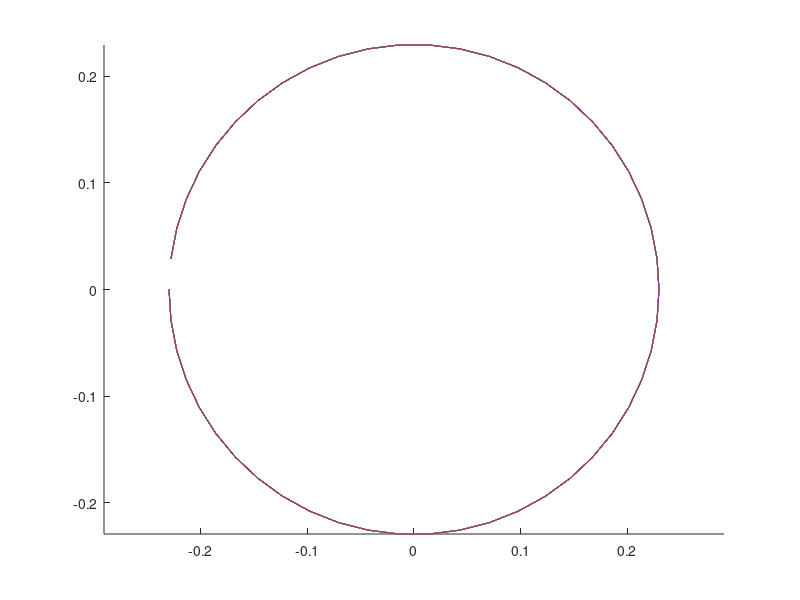

The MATLAB script that drew this image: (Note: this script raises an error after producing the figure.)
clc; clear; close all;
%%
neq=2; mu=-0.05; b=-1; omega=1;

% sub
% mu=-0.1;
p = [-1 0 1 0 mu 0];
r = roots(p);
r2=r(3);
r1=r(5);
r=r2
om=1;
% b=1;
omEff=om+b*r^2;
f=omEff/2/pi;
T=1/f;
%
np=50;
dt=T/np;
g=zeros(2*np+1,1);
J=zeros(2*np+1);
% J2=zeros(2*np);
u=zeros(2*np+1,1)+T;
% r=sqrt(-mu)
% r=0.05

x=r*cos(linspace(0,2*pi,np+1)); %x=x+rand(1,length(x)).*x*0.1;
y=r*sin(linspace(0,2*pi,np+1)); %y=y+rand(1,length(y)).*y*0.1;
u(1:2:end-1)=x(1:end-1); u(2:2:end-1)=y(1:end-1);
% plot(x,y); axis equal;

uM=[];
uM=[uM,u];
%
% calc J and g
 for i=1:8
    for ip=1:np-1
    x=u(ip*2-1); y=u(ip*2); r=sqrt(x^2+y^2);
    xNext=u(mod(ip*2-1+neq-1,neq*np)+1); yNext=u(mod(ip*2+neq-1,neq*np)+1);
    xPrev=u(mod(ip*2-1-neq-1,neq*np)+1); yPrev=u(mod(ip*2-neq-1,neq*np)+1);
    T=u(2*np+1); dt=T/np; ds=1/np;
%     T=T; dt=T/np; ds=1/np;
    g(ip*2-1)=T*((mu+r^2-r^4)*x-y*(omega+b*r^2))+(xPrev-xNext)/ds/2;
    g(ip*2)=T*((mu+r^2-r^4)*y+x*(omega+b*r^2))+(yPrev-yNext)/ds/2;
    
    J(ip*2-1,ip*2-1)=T*((mu+r^2-r^4)+x*(2*x-2*r^2*2*x)-y*b*2*x);
    J(ip*2-1,ip*2)=T*(x*(2*y-2*r^2*2*y)-(omega+b*r^2)-y*(2*b*y));
    J(ip*2-1,mod(ip*2-1+neq-1,neq*np)+1)=-1/ds/2;
    J(ip*2-1,mod(ip*2-1-neq-1,neq*np)+1)=1/ds/2;
  
    J(ip*2,ip*2-1)=T*(y*(2*x-2*r^2*2*x)+(omega+b*r^2)+x*(2*b*x));
    J(ip*2,ip*2)=T*((mu+r^2-r^4)+y*(2*y-2*r^2*2*y)+x*b*2*y);
    J(ip*2,mod(ip*2+neq-1,neq*np)+1)=-1/ds/2;
    J(ip*2,mod(ip*2-neq-1,neq*np)+1)=1/ds/2;

    %last column
    J(ip*2-1,end)=((mu+r^2-r^4)*x-y*(omega+b*r^2));
    J(ip*2,end)=((mu+r^2-r^4)*y+x*(omega+b*r^2));
  
    end

    ip=np;
    x=u(ip*2-1); y=u(ip*2); r=sqrt(x^2+y^2);
    xNext=u(mod(ip*2-1+neq-1,neq*np)+1); yNext=u(mod(ip*2+neq-1,neq*np)+1);
    xNextNext=u(mod(ip*2-1+neq+neq-1,neq*np)+1); yNext=u(mod(ip*2+neq-1,neq*np)+1);
    xPrev=u(mod(ip*2-1-neq-1,neq*np)+1); yPrev=u(mod(ip*2-neq-1,neq*np)+1);
    T=u(2*np+1); dt=T/np; ds=1/np;
%     T=T; dt=T/np; ds=1/np;
    g(ip*2-1)=T*((mu+r^2-r^4)*x-y*(omega+b*r^2))+(xPrev-xNext)/ds/2;
    g(ip*2)=T*((mu+r^2-r^4)*y+x*(omega+b*r^2))+(yPrev-yNext)/ds/2;
    
    J(ip*2-1,ip*2-1)=T*((mu+r^2-r^4)+x*(2*x-2*r^2*2*x)-y*b*2*x);
    J(ip*2-1,ip*2)=T*(x*(2*y-2*r^2*2*y)-(omega+b*r^2)-y*(2*b*y));
    J(ip*2-1,mod(ip*2-1+neq-1,neq*np)+1)=-1/ds/2;
    J(ip*2-1,mod(ip*2-1-neq-1,neq*np)+1)=1/ds/2;
  
    J(ip*2,ip*2-1)=T*(y*(2*x-2*r^2*2*x)+(omega+b*r^2)+x*(2*b*x));
    J(ip*2,ip*2)=T*((mu+r^2-r^4)+y*(2*y-2*r^2*2*y)+x*b*2*y);
    J(ip*2,mod(ip*2+neq-1,neq*np)+1)=-1/ds/2;
    J(ip*2,mod(ip*2-neq-1,neq*np)+1)=1/ds/2;

    %last column
    J(ip*2-1,2*np+1)=((mu+r^2-r^4)*x-y*(omega+b*r^2));
    J(ip*2,2*np+1)=((mu+r^2-r^4)*y+x*(omega+b*r^2));

    % last row
    g(2*np+1)=(x-xNextNext)/ds/2;
    J(2*np+1,mod(ip*2-1+neq*2-1,neq*np)+1)=-1/ds/2;
    J(2*np+1,mod(ip*2-1-1,neq*np)+1)=1/ds/2;
%     
%  % last row
%     g(2*np+1)=y;
%     J(2*np+1,2*np)=1;
% %     J(2*np+1,mod(ip*2-neq-1,neq*np)+1)=1/ds/2;



    %
    du=-J\g;
   
    norm(du)
    u=u+du;
    uM=[uM,u];
 end
%%
hold on;
% u=u-du2;
plot(u(1:2:end-1),u(2:2:end-1))
% plot(u(1:2:end)+utang(1:2:end),u(2:2:end)+utang(2:2:end))
% plot([u(1:2:end), u(1:2:end)+utang(1:2:end)]',[u(2:2:end),u(2:2:end)+utang(2:2:end)]'); axis equal
% plot([u(1:2:end), u(1:2:end)+du(1:2:end)]',[u(2:2:end),u(2:2:end)+du(2:2:end)]','-o'); axis equal
% plot([u(1:2:end), u(1:2:end)+du(1:2:end)]',[u(2:2:end),u(2:2:end)+du(2:2:end)]','-x'); 

%%
plot(uM(1:2:end-1,:),uM(2:2:end-1,:))
% %%
% close all;
% f=figure(Position=[2200 202 911 598]); fnts=14;
% % f=figure(Position=[2200 202 300 300]); fnts=14;
% % hold on;
% set(f,'defaulttextinterpreter','latex')
% 
% 
% hold on;
% plot(uM(1:2:end-1,1),uM(2:2:end-1,1))
% plot(uM(1:2:end-1,end),uM(2:2:end-1,end),'-o')
% 
% x=r*cos(linspace(0,2*pi,np+1));
% y=r*sin(linspace(0,2*pi,np+1));
% u(1:2:end-1)=x(1:end-1); u(2:2:end-1)=y(1:end-1);
% plot(u(1:2:end-1),u(2:2:end-1),'-x')
% axis equal;
% % grid on;
% 
% h1=legend("iteration=0","iteration=5, resid=1e-16","analytical solution",Location="best");
% set(h1, 'Interpreter','latex')
% grid on; grid minor; 
% set(gca,"FontSize",fnts,"FontName","Latin Modern Math");
% xlabel("x"); ylabel("y"); title("Multi timestep newton method $ \vert$ subHoph $\mu=-0.015 $ $ \vert$ 100 points for period")
% exportgraphics(gcf,'plot.png','Resolution',200)

%%
hold on;
% plot(uM(1,:)',uM(2,:)'); 
axis equal;
plot(u(1:2:end-1),u(2:2:end-1))
%%
plot(sqrt(u(1:2:end).^2+u(2:2:end).^2))
%%
hold on;
plot(uM')
plot(sqrt(sum(uM.^2,1))')

%%
close all;
A=J;
B=eye(length(u));
B(end,end)=0;
% ev=eig(A,B); plot(ev,'x'); grid on; hold on;
ev=eig(A); plot(ev,'o'); grid on; hold on;
